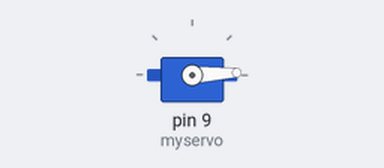
Simulated run of this sketch. Board: Arduino Uno, built with avr-gcc and run on an emulated ATmega328P. Shown: servo.

Above: at 0.05 s.
At 1.3 s:
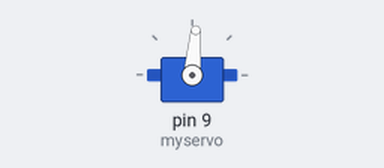
At 2.6 s:
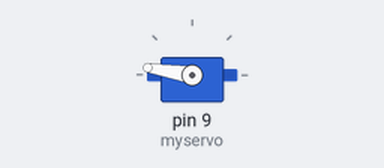
At 5.2 s:
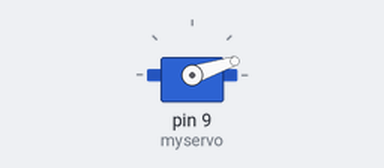
Timing chart, 0 to 7.1 s (numbered marks = the images above):
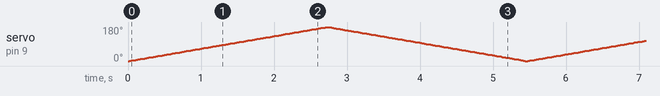

The sketch:

Servo.ino
```cpp
#include <Servo.h>

Servo myservo;  // create servo object to control a servo

int position = 0;    // variable to store the servo position

void setup() {
  myservo.attach(9);  // attaches the servo on pin 9 to the servo object
}

void loop() {
  for (position = 0; position <= 180; position += 1) { // goes from 0 degrees to 180 degrees
    // in steps of 1 degree
    myservo.write(position);              // tell servo to go to position in variable 'pos'
    delay(15);                       // waits 15 ms for the servo to reach the position
  }
  for (position = 180; position >= 0; position -= 1) { // goes from 180 degrees to 0 degrees
    myservo.write(position);              // tell servo to go to position in variable 'pos'
    delay(15);                       // waits 15 ms for the servo to reach the position
  }
}
```
